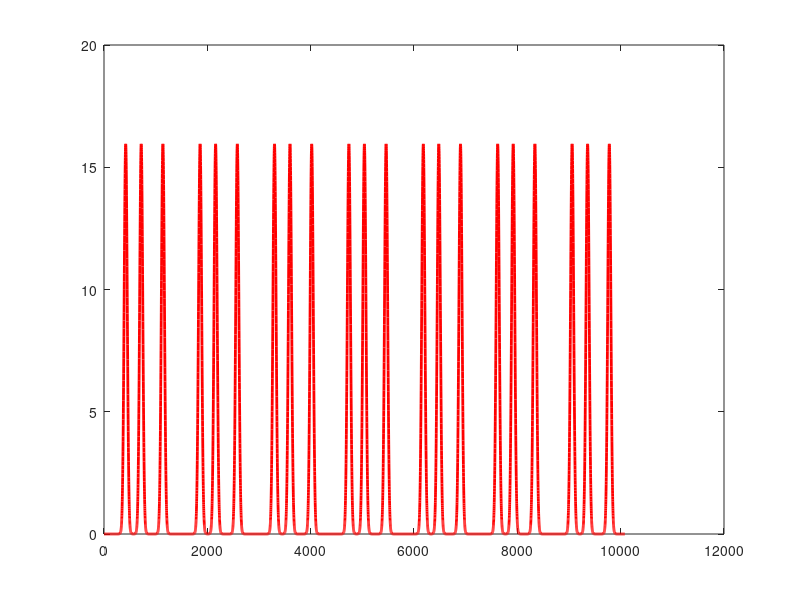

The MATLAB script that drew this image: (Note: this script raises an error after producing the figure.)
clear all;
close all;
clc;
%Daniel Silva
%Food Intake Rate Function
tau = 30;
t0 = 7*60;  %Breakfast 
t1 = 12*60; %Lunch
t2 = 19*60; %Dinner
a = 1200;
T = 7*1440; %Over 7 days
input = @(t) a/(sqrt(2*pi*tau^2))*(exp(-1/(2*tau^2)*(mod(t,24*60)-t1)^2)...
    +exp(-1/(2*tau^2)*(mod(t,24*60)-t2)^2)...
     +exp(-1/(2*tau^2)*(mod(t,24*60)-t0)^2));
t=linspace(0,T,10080);
u=NaN(10000,1);
for j=1:10080
  u(j)=input(t(j));
end
mi = zeros(1,7);
for i= 1:7
    mi(i) = i*1440;
end
plot(t,u,'r-','LineWidth',2)
vline(mi,'k',{'Day 1','Day 2','Day 3','Day 4','Day 5','Day 6','Day 7'})
xlabel('time [min]','FontSize',20)
ylabel('energy [kcal]','FontSize',20)
set(gca,'FontSize',20)
legend('Food Intake c(t)','Location','NorthEast')%,'Orientation','Horizontal')
%legend('BoxOff')
title('Food Intake Rate Function c(t) over 1 week');